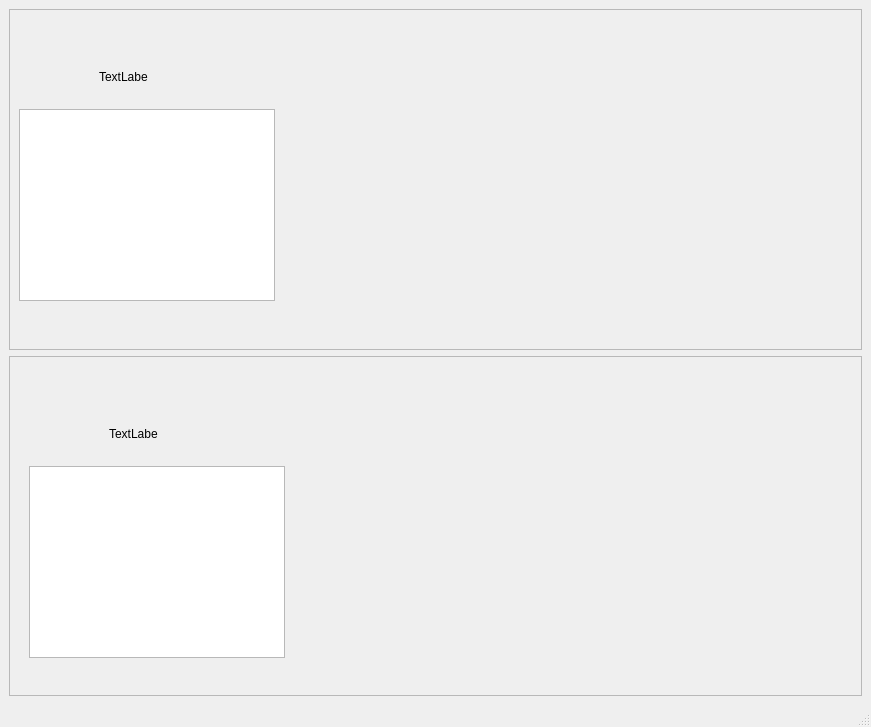
<?xml version="1.0" encoding="UTF-8"?>
<ui version="4.0">
 <class>MainWindow</class>
 <widget class="QMainWindow" name="MainWindow">
  <property name="geometry">
   <rect>
    <x>0</x>
    <y>0</y>
    <width>871</width>
    <height>727</height>
   </rect>
  </property>
  <property name="windowTitle">
   <string>MainWindow</string>
  </property>
  <widget class="QWidget" name="centralwidget">
   <layout class="QVBoxLayout" name="verticalLayout">
    <item>
     <widget class="QFrame" name="frame_2">
      <property name="frameShape">
       <enum>QFrame::StyledPanel</enum>
      </property>
      <property name="frameShadow">
       <enum>QFrame::Raised</enum>
      </property>
      <widget class="QTextBrowser" name="textBrowser_2">
       <property name="geometry">
        <rect>
         <x>10</x>
         <y>100</y>
         <width>256</width>
         <height>192</height>
        </rect>
       </property>
      </widget>
      <widget class="QLabel" name="label_2">
       <property name="geometry">
        <rect>
         <x>90</x>
         <y>60</y>
         <width>49</width>
         <height>16</height>
        </rect>
       </property>
       <property name="text">
        <string>TextLabel</string>
       </property>
      </widget>
     </widget>
    </item>
    <item>
     <widget class="QFrame" name="frame">
      <property name="frameShape">
       <enum>QFrame::StyledPanel</enum>
      </property>
      <property name="frameShadow">
       <enum>QFrame::Raised</enum>
      </property>
      <widget class="QLabel" name="label">
       <property name="geometry">
        <rect>
         <x>100</x>
         <y>70</y>
         <width>49</width>
         <height>16</height>
        </rect>
       </property>
       <property name="text">
        <string>TextLabel</string>
       </property>
      </widget>
      <widget class="QTextBrowser" name="textBrowser">
       <property name="geometry">
        <rect>
         <x>20</x>
         <y>110</y>
         <width>256</width>
         <height>192</height>
        </rect>
       </property>
      </widget>
     </widget>
    </item>
   </layout>
  </widget>
  <widget class="QStatusBar" name="statusbar"/>
 </widget>
 <resources/>
 <connections/>
</ui>
